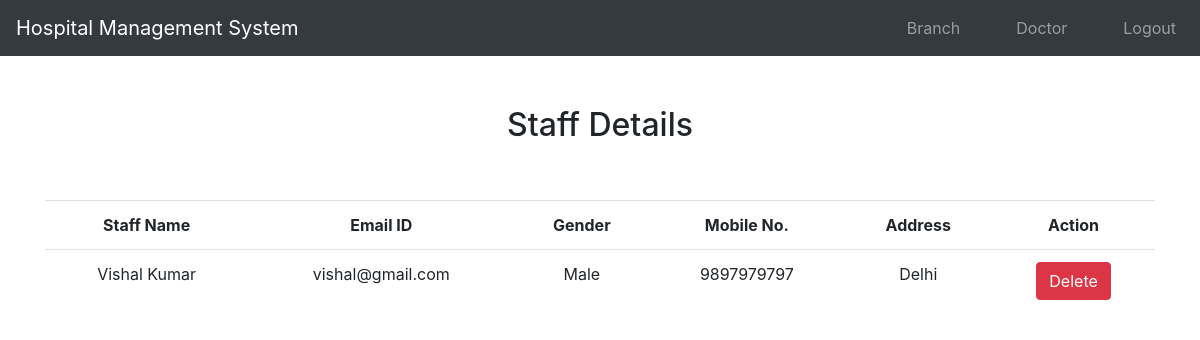
Screenshot of /staff_view/ (signed in) with the database file from the repository.
### hospital/models.py (models this page shows, shortened)
class Staff(models.Model):
    user = models.ForeignKey(User, on_delete=models.CASCADE, null=True)
    mail = models.EmailField(default="")
    name = models.CharField(max_length=50)
    gender = models.CharField(max_length=10)
    mobile = models.IntegerField(null=True)
    address = models.CharField(max_length=150)

### hospital/views.py (the view)
# urls.py: path('staff_view/', staff_view, name='staff_view'),
def staff_view(request):
    if not request.user.is_superuser:
        return redirect('login_admin')
    staff = Staff.objects.all()
    s = {'staff':staff}
    return render(request, 'staff_view.html', s)

### hospital/templates/staff_view.html
{% extends 'admin_nav.html' %}
{% load static %}
{% block body %}
<div class="container" style="margin-top: 50px;">
    <h2 class="text-center">Staff Details</h2>
    <br><br>
    <table class="table table:hover">
            <tr class="text-center">
                <th>Staff Name</th>
                <th>Email ID</th>
                <th>Gender</th>
                <th>Mobile No.</th>
                <th>Address</th>
                <th>Action</th>
            </tr>
            {% for i in staff %}
            <tr class="text-center">
                <td>{{i.name}}</td>
                <td>{{i.mail}}</td>
                <td>{{i.gender}}</td>
                <td>{{i.mobile}}</td>
                <td>{{i.address}}</td>
                <td><a href="{% url 'staff_delete' i.id %}" onclick="return confirm('Do you really want to delete?')" class="btn btn-danger">Delete</a></td>
            </tr>
            {% endfor %}
    </table>
    </div>
{% endblock %}

### rows the page displays
Staff: name "Vishal Kumar", mail "vishal@gmail.com", gender "Male", mobile "9897979797", address "Delhi"
